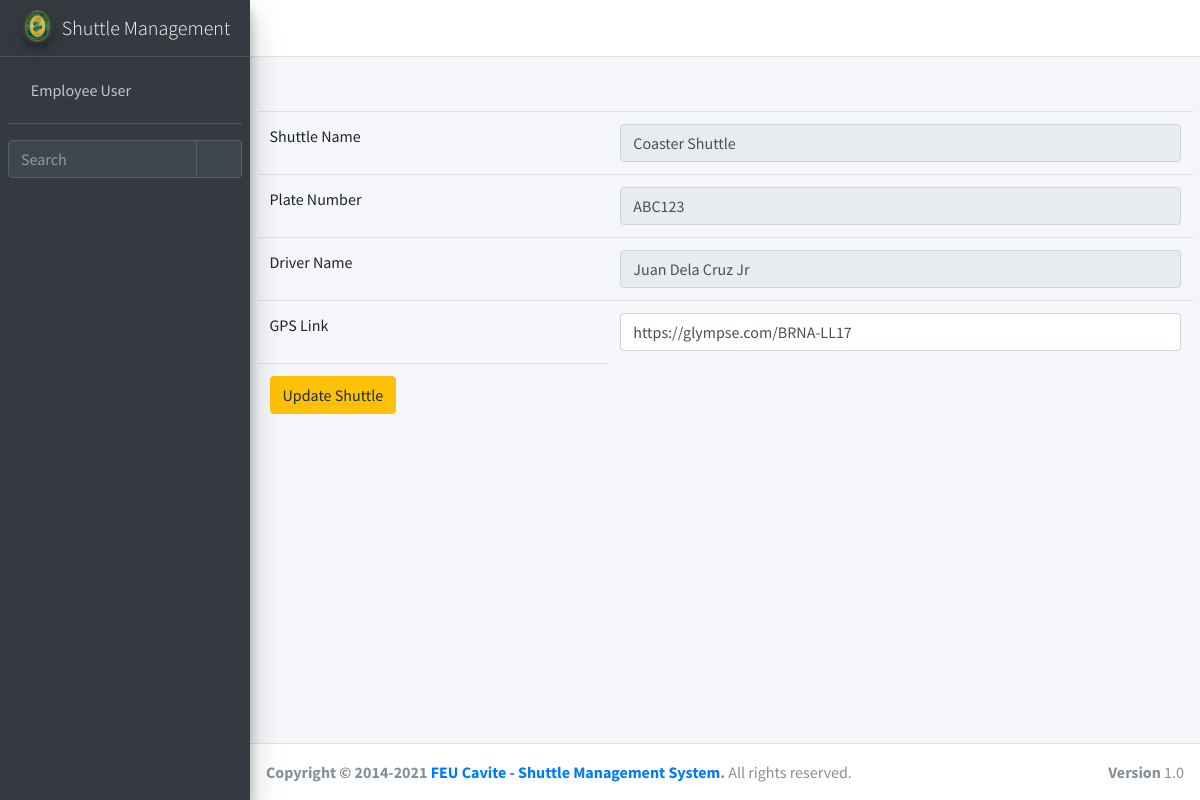
Page /ticket/edit_shuttle/1 (signed in) on the committed database.
### ticket/models.py (models this page shows, shortened)
class shuttle_service(models.Model):
    shuttle_service_id = models.AutoField(primary_key=True)
    shuttle_name = models.ForeignKey(shuttle_service_list, null=True, blank=True, on_delete=models.CASCADE)
    gps_link = models.CharField(max_length=255, blank=True, null = True)

class shuttle_service_list(models.Model):
    shuttle_service_list_id = models.AutoField(primary_key=True)
    shuttle_name = models.CharField(max_length=255, blank=True, null = True)
    plate_number = models.CharField(max_length=255, blank=True, null = True)
    driver_name = models.ForeignKey(shuttle_driver, null=True, blank=True, on_delete=models.CASCADE)

class shuttle_driver(models.Model):
    shuttle_driver_id = models.AutoField(primary_key=True)
    driver_name = models.CharField(max_length=255, blank=True, null = True)
    def __str__(self):
        return str(self.driver_name)

### ticket/views.py (the view)
# urls.py: path('edit_shuttle/<int:tag>', login_required(views.edit_shuttle), name='edit_shuttle'),
def edit_shuttle(request, tag):
	query = {
		'tag': tag,
		'ss': shuttle_service.objects.filter(shuttle_service_id = tag)
	}
	if request.method == "POST":
		db = shuttle_service.objects.get(shuttle_service_id = tag)
		db.gps_link = request.POST.get('glink') or None
		db.save()
		return HttpResponseRedirect('/ticket/add_shuttle')
	return render(request, 'ticket/edit_shuttle.html', query)

### ticket/templates/ticket/edit_shuttle.html (shortened to what this page needs)
{% extends 'ticket/popupbase.html' %}
{% block content %}
{% load crispy_forms_tags %}
{% load static %}
<section>
	<div class="container-fluid">
		<table class="table table-stripped">
		<form method="POST">
		      		<table class="table">
		      			{% for items in ss %}
		      			<tr>
		      				<td>
		      					Shuttle Name
		      				</td>
		      				<td>
		      					<input type="text" name="sname" class="form-control" value = "{{items.shuttle_name.shuttle_name}}" disabled>
		      				</td>
		      			</tr>
		      			<tr>
		      				<td>
		      					Plate Number
		      				</td>
		      				<td>
		      					<input type="text" name="pnumber" class="form-control" value = "{{items.shuttle_name.plate_number}}" disabled>
		      				</td>
		      			</tr>
		      			<tr>
		      				<td>
		      					Driver Name
		      				</td>
		      				<td>
		      					<input type="text" name="dname" class="form-control" value = "{{items.shuttle_name.driver_name}}" disabled>
		      				</td>
		      			</tr>
		      			<tr>
		      				<td>
		      					GPS Link
		      				</td>
		      				<td>
		      					<input type="text" name="glink" class="form-control" value = "{{items.gps_link}}" required>
		      				</td>
		      			</tr>
		      			<tr>
		      				<td>
		      					<input type="submit" name="save" value="Update Shuttle" class="btn btn-warning">
		      				</td>
		      			</tr>
		      			{% endfor %}
		      		</table>
		</form>
	</div>
</section>
{% endblock content %}

### ticket/templates/ticket/popupbase.html (shortened to what this page needs)
{% load static %}
<!DOCTYPE html>
<html lang="en">
<head>
  <link rel="stylesheet" href="{% static 'basetemp/plugins/fontawesome-free/css/all.min.css' %}">
  <link rel="stylesheet" href="https://code.ionicframework.com/ionicons/2.0.1/css/ionicons.min.css">
  <link rel="stylesheet" href="{% static 'basetemp/plugins/tempusdominus-bootstrap-4/css/tempusdominus-bootstrap-4.min.css' %}">
  <link rel="stylesheet" href="{% static 'basetemp/plugins/icheck-bootstrap/icheck-bootstrap.min.css' %}">
  <link rel="stylesheet" href="{% static 'basetemp/plugins/jqvmap/jqvmap.min.css' %}">
  <link rel="stylesheet" href="{% static 'basetemp/dist/css/adminlte.min.css' %}">
  <link rel="stylesheet" href="{% static 'basetemp/plugins/overlayScrollbars/css/OverlayScrollbars.min.css' %}">
  <link rel="stylesheet" href="{% static 'basetemp/plugins/daterangepicker/daterangepicker.css' %}">
  <link rel="stylesheet" href="{% static 'basetemp/plugins/summernote/summernote-bs4.min.css' %}">
</head>
<body class="hold-transition sidebar-mini layout-fixed">
<div class="wrapper">
  <nav class="main-header navbar navbar-expand navbar-white navbar-light">
    <ul class="navbar-nav">
      <li class="nav-item">
        <a class="nav-link" data-widget="pushmenu" href="#" role="button"><i class="fas fa-bars"></i></a>
      </li>
      <li class="nav-item d-none d-sm-inline-block">
        <a href="#" class="nav-link"></a>
      </li>
    </ul>
    <ul class="navbar-nav ml-auto">
      <li class="nav-item">
        <a class="nav-link" data-widget="fullscreen" href="#" role="button">
          <i class="fas fa-expand-arrows-alt"></i>
        </a>
      </li>
    </ul>
  </nav>
  <aside class="main-sidebar sidebar-dark-primary elevation-4">
    <a href="/" class="brand-link">
      <img src="{% static 'shuttle/feulogo.png' %}" alt="AdminLTE Logo" class="brand-image img-circle elevation-3" style="opacity: .8">
      <span class="brand-text font-weight-light">Shuttle Management</span>
    </a>
    <div class="sidebar">
      <div class="user-panel mt-3 pb-3 mb-3 d-flex">
        <div class="image">
        </div>
        <div class="info">
          <a href="#" class="d-block">{{user.get_full_name}}</a>
        </div>
      </div>
      <div class="form-inline">
        <div class="input-group" data-widget="sidebar-search">
          <input class="form-control form-control-sidebar" type="search" placeholder="Search" aria-label="Search">
          <div class="input-group-append">
            <button class="btn btn-sidebar">
              <i class="fas fa-search fa-fw"></i>
            </button>
          </div>
        </div>
      </div>
    </div>
  </aside>
  <div class="content-wrapper">
    <div class="content-header">
    </div>
    {% block content %}
    {% endblock content %}
  </div>
  <footer class="main-footer">
    <strong>Copyright &copy; 2014-2021 <a href="#">FEU Cavite - Shuttle Management System</a>.</strong>
    All rights reserved.
    <div class="float-right d-none d-sm-inline-block">
      <b>Version</b> 1.0
    </div>
  </footer>
</div>
</body>
</html>

### rows in the picture
shuttle_service: sname "Coaster Shuttle", pnumber "ABC123", dname "Juan Dela Cruz Jr", glink "https://glympse.com/BRNA-LL17"

### other values in the picture
{{ user.get_full_name }} "Employee User"
